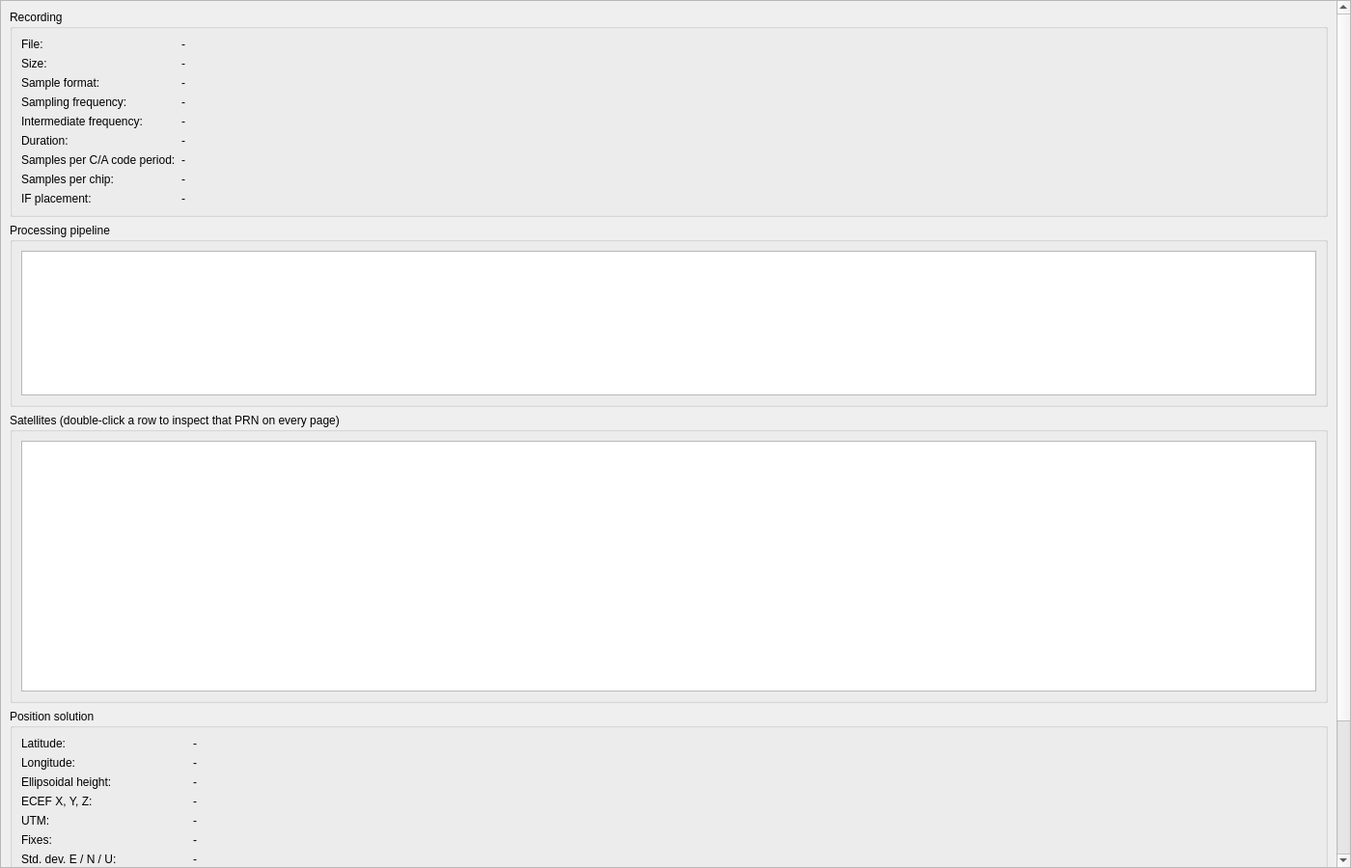
<?xml version="1.0" encoding="UTF-8"?>
<ui version="4.0">
 <class>OverviewPage</class>
 <widget class="QWidget" name="OverviewPage">
  <property name="geometry">
   <rect><x>0</x><y>0</y><width>1400</width><height>900</height></rect>
  </property>
  <layout class="QVBoxLayout" name="mainLayout">
   <property name="leftMargin"><number>0</number></property>
   <property name="topMargin"><number>0</number></property>
   <property name="rightMargin"><number>0</number></property>
   <property name="bottomMargin"><number>0</number></property>
   <item>
    <widget class="QSplitter" name="splitter">
     <property name="orientation"><enum>Qt::Horizontal</enum></property>
     <widget class="QScrollArea" name="scrollArea">
      <property name="widgetResizable"><bool>true</bool></property>
      <widget class="QWidget" name="scrollContents">
       <layout class="QVBoxLayout" name="leftLayout">
        <item>
         <widget class="QGroupBox" name="recordingGroup">
          <property name="title"><string>Recording</string></property>
          <layout class="QFormLayout" name="recordingForm">
           <item row="0" column="0"><widget class="QLabel" name="fileLabel"><property name="text"><string>File:</string></property></widget></item>
           <item row="0" column="1"><widget class="QLabel" name="fileValue"><property name="text"><string>-</string></property></widget></item>
           <item row="1" column="0"><widget class="QLabel" name="sizeLabel"><property name="text"><string>Size:</string></property></widget></item>
           <item row="1" column="1"><widget class="QLabel" name="sizeValue"><property name="text"><string>-</string></property></widget></item>
           <item row="2" column="0"><widget class="QLabel" name="formatLabel"><property name="text"><string>Sample format:</string></property></widget></item>
           <item row="2" column="1"><widget class="QLabel" name="formatValue"><property name="text"><string>-</string></property></widget></item>
           <item row="3" column="0"><widget class="QLabel" name="fsLabel"><property name="text"><string>Sampling frequency:</string></property></widget></item>
           <item row="3" column="1"><widget class="QLabel" name="fsValue"><property name="text"><string>-</string></property></widget></item>
           <item row="4" column="0"><widget class="QLabel" name="ifLabel"><property name="text"><string>Intermediate frequency:</string></property></widget></item>
           <item row="4" column="1"><widget class="QLabel" name="ifValue"><property name="text"><string>-</string></property></widget></item>
           <item row="5" column="0"><widget class="QLabel" name="durationLabel"><property name="text"><string>Duration:</string></property></widget></item>
           <item row="5" column="1"><widget class="QLabel" name="durationValue"><property name="text"><string>-</string></property></widget></item>
           <item row="6" column="0"><widget class="QLabel" name="spmsLabel"><property name="text"><string>Samples per C/A code period:</string></property></widget></item>
           <item row="6" column="1"><widget class="QLabel" name="spmsValue"><property name="text"><string>-</string></property></widget></item>
           <item row="7" column="0"><widget class="QLabel" name="spcLabel"><property name="text"><string>Samples per chip:</string></property></widget></item>
           <item row="7" column="1"><widget class="QLabel" name="spcValue"><property name="text"><string>-</string></property></widget></item>
           <item row="8" column="0"><widget class="QLabel" name="ifPlacementLabel"><property name="text"><string>IF placement:</string></property></widget></item>
           <item row="8" column="1"><widget class="QLabel" name="ifPlacementValue"><property name="text"><string>-</string></property></widget></item>
          </layout>
         </widget>
        </item>
        <item>
         <widget class="QGroupBox" name="pipelineGroup">
          <property name="title"><string>Processing pipeline</string></property>
          <layout class="QVBoxLayout" name="pipelineLayout">
           <item><widget class="gui::DataTable" name="pipelineTable"><property name="minimumSize"><size><width>0</width><height>150</height></size></property></widget></item>
          </layout>
         </widget>
        </item>
        <item>
         <widget class="QGroupBox" name="satellitesGroup">
          <property name="title"><string>Satellites (double-click a row to inspect that PRN on every page)</string></property>
          <layout class="QVBoxLayout" name="satellitesLayout">
           <item><widget class="gui::DataTable" name="satellitesTable"><property name="minimumSize"><size><width>0</width><height>260</height></size></property></widget></item>
          </layout>
         </widget>
        </item>
        <item>
         <widget class="QGroupBox" name="positionGroup">
          <property name="title"><string>Position solution</string></property>
          <layout class="QFormLayout" name="positionForm">
           <item row="0" column="0"><widget class="QLabel" name="latLabel"><property name="text"><string>Latitude:</string></property></widget></item>
           <item row="0" column="1"><widget class="QLabel" name="latValue"><property name="text"><string>-</string></property></widget></item>
           <item row="1" column="0"><widget class="QLabel" name="lonLabel"><property name="text"><string>Longitude:</string></property></widget></item>
           <item row="1" column="1"><widget class="QLabel" name="lonValue"><property name="text"><string>-</string></property></widget></item>
           <item row="2" column="0"><widget class="QLabel" name="heightLabel"><property name="text"><string>Ellipsoidal height:</string></property></widget></item>
           <item row="2" column="1"><widget class="QLabel" name="heightValue"><property name="text"><string>-</string></property></widget></item>
           <item row="3" column="0"><widget class="QLabel" name="ecefLabel"><property name="text"><string>ECEF X, Y, Z:</string></property></widget></item>
           <item row="3" column="1"><widget class="QLabel" name="ecefValue"><property name="text"><string>-</string></property></widget></item>
           <item row="4" column="0"><widget class="QLabel" name="utmLabel"><property name="text"><string>UTM:</string></property></widget></item>
           <item row="4" column="1"><widget class="QLabel" name="utmValue"><property name="text"><string>-</string></property></widget></item>
           <item row="5" column="0"><widget class="QLabel" name="fixesLabel"><property name="text"><string>Fixes:</string></property></widget></item>
           <item row="5" column="1"><widget class="QLabel" name="fixesValue"><property name="text"><string>-</string></property></widget></item>
           <item row="6" column="0"><widget class="QLabel" name="stdLabel"><property name="text"><string>Std. dev. E / N / U:</string></property></widget></item>
           <item row="6" column="1"><widget class="QLabel" name="stdValue"><property name="text"><string>-</string></property></widget></item>
           <item row="7" column="0"><widget class="QLabel" name="cepLabel"><property name="text"><string>CEP50 / 2DRMS / SEP50:</string></property></widget></item>
           <item row="7" column="1"><widget class="QLabel" name="cepValue"><property name="text"><string>-</string></property></widget></item>
           <item row="8" column="0"><widget class="QLabel" name="dopLabel"><property name="text"><string>Mean satellites / PDOP / HDOP:</string></property></widget></item>
           <item row="8" column="1"><widget class="QLabel" name="dopValue"><property name="text"><string>-</string></property></widget></item>
           <item row="9" column="0"><widget class="QLabel" name="timeLabel"><property name="text"><string>GPS week (mod 1024) / TOW:</string></property></widget></item>
           <item row="9" column="1"><widget class="QLabel" name="timeValue"><property name="text"><string>-</string></property></widget></item>
           <item row="10" column="0"><widget class="QLabel" name="dateLabel"><property name="text"><string>Date candidates:</string></property></widget></item>
           <item row="10" column="1"><widget class="QLabel" name="dateValue"><property name="text"><string>-</string></property></widget></item>
           <item row="11" column="0"><widget class="QLabel" name="clockLabel"><property name="text"><string>Receiver clock:</string></property></widget></item>
           <item row="11" column="1"><widget class="QLabel" name="clockValue"><property name="text"><string>-</string></property></widget></item>
           <item row="12" column="0"><widget class="QLabel" name="ifCheckLabel"><property name="text"><string>Front-end frequency check:</string></property></widget></item>
           <item row="12" column="1"><widget class="QLabel" name="ifCheckValue"><property name="text"><string>-</string></property></widget></item>
           <item row="13" column="1"><widget class="QPushButton" name="mapButton"><property name="enabled"><bool>false</bool></property><property name="text"><string>Show position on OpenStreetMap</string></property></widget></item>
          </layout>
         </widget>
        </item>
        <item>
         <spacer name="leftSpacer">
          <property name="orientation"><enum>Qt::Vertical</enum></property>
          <property name="sizeHint" stdset="0"><size><width>20</width><height>20</height></size></property>
         </spacer>
        </item>
       </layout>
      </widget>
     </widget>
    </widget>
   </item>
  </layout>
 </widget>
 <customwidgets>
  <customwidget>
   <class>gui::DataTable</class>
   <extends>QTableWidget</extends>
   <header>gui/DataTable.h</header>
  </customwidget>
 </customwidgets>
 <resources/>
 <connections/>
</ui>
